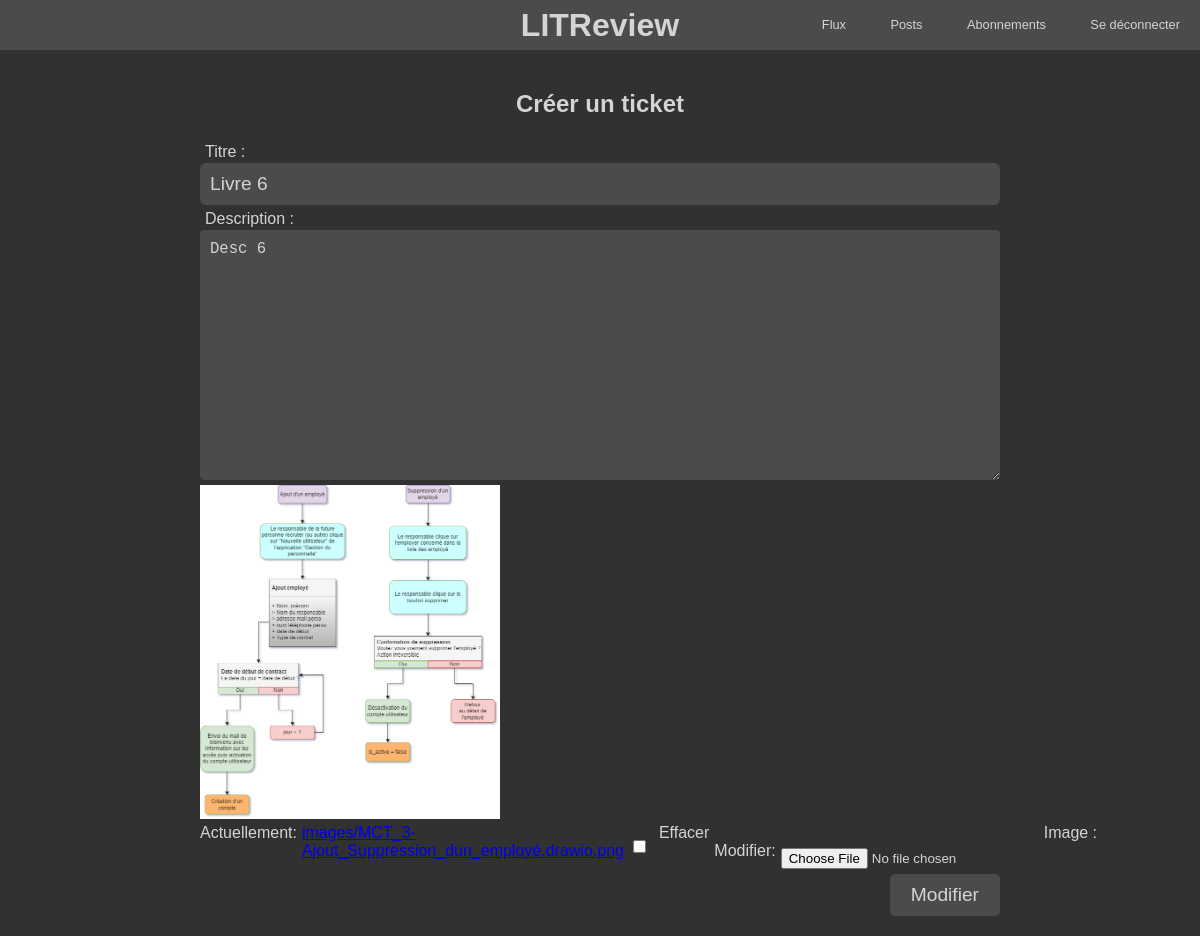
Page /Ticket/update_ticket/27/ (signed in) on the committed database.
### Ticket/models.py (models this page shows, shortened)
class Ticket(models.Model):
    title = models.CharField(max_length=128, verbose_name="Titre")
    description = models.TextField(max_length=2048, blank=True, verbose_name="Description")
    user = models.ForeignKey(User, on_delete=models.CASCADE, verbose_name="Utilisateur", default=1)
    image = models.ImageField(upload_to="images", null=True, blank=True, verbose_name="Image")
    time_created = models.DateTimeField(auto_now_add=True, verbose_name="Date de création")

### Ticket/views.py (the view)
# urls.py: path("update_ticket/<str:pk>/", TicketUpdateView.as_view(), name="update_ticket"),
class TicketUpdateView(LoginRequiredMixin, UpdateView):
    model = Ticket
    template_name = "Ticket/post.html"
    form_class = TicketForm
    success_url = reverse_lazy("myposts")
    def get_context_data(self, **kwargs):
        context = super().get_context_data(**kwargs)
        context["ticket"] = self.object
        context["submit_text"] = "Modifier"
        return context

### Ticket/forms.py
class TicketForm(forms.ModelForm):
    class Meta:
        model = Ticket
        fields = ["title", "description", "image"]
        widgets = {
            "description": forms.Textarea(attrs={"class": "text_area"}),
        }

### Ticket/templates/Ticket/post.html (shortened to what this page needs)
{% extends 'base.html' %}
{% load static %}
{% block content %}
<div class="row center">
    <h2>Créer un ticket</h2>
</div>
<div>
    <form class="form" method="post" enctype="multipart/form-data">
        <div class="row">
            {{ form.title }}{{ form.title.label_tag }}
        </div>
        <div class="row">
            {{ form.description }}{{ form.description.label_tag }}
        </div>
        {% if submit_text != "Modifier" %}
        <div class="row">
            {{ form.image }}{{ form.image.label_tag }}
        </div>
        {% else %}
        <div class="row">
            <img class="image" src="{{ ticket.image.url }}" alt="image"></img>
        </div>
        <div class="row modify">
            {{ form.image }}{{ form.image.label_tag }}
        </div>
        {% endif %}
        <div class="row right">
            <input type="submit" value="{{ submit_text }}" class="button">
        </div>
    </form>
</div>
{% endblock content %}

### LITReview/static/css/main.css (style rules this page uses)
body { font-family: "Ubuntu", sans-serif; top: 0px; margin: 0; background-color: #313131; color: #d4d4d4; }
.row { display: -webkit-box; display: -ms-flexbox; display: flex; gap: 5px; margin: 5px 0 5px 0; }
.center { -webkit-box-pack: center; -ms-flex-pack: center; justify-content: center; }
.right { -webkit-box-pack: end; -ms-flex-pack: end; justify-content: flex-end; }
.button { position: relative; display: inline-block; -webkit-transition: 0.5s; -o-transition: 0.5s; transition: 0.5s; padding: 0 20px 0 20px; font-size: 1.2em; background-color: #4b4b4b; overflow: hidden; line-height: 40px; border-radius: 5px; border: 1px solid #4b4b4b; color: #d4d4d4; -webkit-text-decoration: auto; text-decoration: auto; text-align: center; fill: #d4d4d4; }
.form { border-radius: 8px; }
.form label { position: absolute; margin-left: 5px; display: block; -webkit-transition: 0.5s; -o-transition: 0.5s; transition: 0.5s; }
.form input[type=text], .form input[type=date], .form input[type=datetime], .form input[type=email], .form input[type=search], .form input[type=time], .form input[type=url], .form input[type=password], .form input[type=number], .form textarea, .form select { background: #4b4b4b; border: none; border-radius: 0.3em; font-size: 1.2em; outline: 0; min-width: 0; -webkit-box-flex: 1; margin-top: 20px; -ms-flex: 1; flex: 1; padding: 10px; height: 42px; -ms-flex-positive: 1; flex-grow: 1; -webkit-box-sizing: border-box; box-sizing: border-box; color: #d3d3d3; }
.form input[type=file] { margin-top: 24px; }
.form textarea { height: 250px; }
.modify label { position: relative; }
.image { max-width: 300px; }

### rows in the picture
Ticket: title "Livre 6", description "Desc 6", image (picture)
